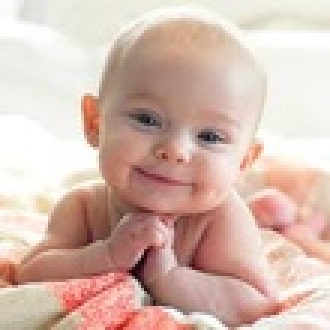
#> input picture data/test1.jpg, 110 x 110 px, shrunk from 225 x 225 before the run (shown 3 times larger)
$ python Face-Detection.py
#> lines starting #> are read from the running program, lines starting #| are printed output that depends on the picture; after the words box and inside, x2 and y2 are one past the last pixel; in counts of white or black regions, pixels touching at a corner belong together
# coding: utf-8

# # Face Detection In Python Using OpenCV

# ## OpenCV

# OpenCV is an open source computer vision and machine learning software library. It is a BSD-licence product thus
# free for both business and academic purposes.The Library provides more than 2500 algorithms that include machine
# learning tools for classification and clustering, image processing and vision algorithm, basic algorithms and
# drawing functions, GUI and I/O functions for images and videos. Some applications of these algorithms include face
# detection, object recognition, extracting 3D models, image processing, camera calibration, motion analysis etc.

# OpenCV is written natively in C/C++. It has C++, C, Python and Java interfaces and supports Windows, Linux, Mac OS,
# iOS, and Android. OpenCV was designed for computational efficiency and targeted for real-time applications. Written
# in optimized C/C++, the library can take advantage of multi-core processing.

# ## Face Detection

# Face detection has gained a lot of attention due to its real-time applications. A lot of research has been done and
# still going on for improved and fast implementation of the face detection algorithm. Why is face detection
# difficult for a machine? Face detection is not as easy as it seems due to lots of variations of image appearance,
# such as pose variation (front, non-front), occlusion, image orientation, illumination changes and facial expression.

# `OpenCV` contains many pre-trained classifiers for face, eyes, smile etc. The XML files of pre-trained classifiers
# are stored in `opencv/data/`. For face detection specifically, there are two pre-trained classifiers:

# 1. Haar Cascade Classifier
# 2. LBP Cascade Classifier

# We will explore both face detectors in this tutorial.

# ### Haar Cascade Classifier

# It is a machine learning based approach where a cascade function is trained from a lot of positive (images with
# face) and negative images (images without face). The algorithm is proposed by Paul Viola and Michael Jones.
#
# The algorithm has four stages:
#
# 1. **Haar Feature Selection:** Haar features are calculated in the subsections of the input image. The difference
# between the sum of pixel intensities of adjacent rectangular regions is calculated to differentiate the subsections
# of the image. A large number of haar-like features are required for getting facial features. 2. **Creating an
# Integral Image:** Too much computation will be done when operations are performed on all pixels, so an integral
# image is used that reduce the computation to only four pixels. This makes the algorithm quite fast. 3.
# **Adaboost:** All the computed features are not relevant for the classification purpose. `Adaboost` is used to
# classify the relevant features. 4. **Cascading Classifiers:** Now we can use the relevant features to classify a
# face from a non-face but algorithm provides another improvement using the concept of `cascades of classifiers`.
# Every region of the image is not a facial region so it is not useful to apply all the features on all the regions
# of the image. Instead of using all the features at a time, group the features into different stages of the
# classifier.Apply each stage one-by-one to find a facial region. If on any stage the classifier fails, that region
# will be discarded from further iterations. Only the facial region will pass all the stages of the classifier.

# ### LBP Cascade Classifier

# LBP is a texture descriptor and face is composed of micro texture patterns. So LBP features are extracted to form a
# feature vector to classify a face from a non-face. Following are the basic steps of LBP Cascade classifier algorithm:

# 1. **LBP Labelling:** A label as a string of binary numbers is assigned to each pixel of an image. 2. **Feature
# Vector:** Image is divided into sub-regions and for each sub-region, a histogram of labels is constructed. Then,
# a feature vector is formed by concatenating the sub-regions histograms into a large histogram. 3. **AdaBoost
# Learning:** Strong classifier is constructed using gentle AdaBoost to remove redundant information from feature
# vector. 4. **Cascade of Classifier:** The cascades of classifiers are formed from the features obtained by the
# gentle AdaBoost algorithm. Sub-regions of the image is evaluated starting from simpler classifier to strong
# classifier. If on any stage classifier fails, that region will be discarded from further iterations. Only the
# facial region will pass all the stages of the classifier.

# ### Comparison between Haar and LBP Cascade Classifier

# A short comparison of `haar cascade classifier` and `LBP cascade classifier` is given below :

# <TABLE  BORDER="1">
#
#    <TR>
#       <TH>Algorithm</TH>
#       <TH>Advantages</TH>
#       <TH>Disadvantages</TH>
#    </TR>
#    <TR>
#       <TD>Haar </TD>
#       <TD>
#       <ol>
#         <li>High detection accuracy</li>
#         <li>Low false positive rate</li>
#       </ol>
#       </TD>
#       <TD>
#       <ol>
#         <li>Computationally complex and slow</li>
#         <li>Longer training time</li>
#         <li>Less accurate on black faces</li>
#         <li>Limitations in difficult lightening conditions</li>
#         <li>Less robust to occlusion</li>
#       </ol>
#       </TD>
#    </TR>
#    <TR>
#       <TD>LBP</TD>
#       <TD>
#       <ol>
#         <li>Computationally simple and fast</li>
#         <li>Shorter training time</li>
#         <li>Robust to local illumination changes</li>
#         <li>Robust to occlusion</li>
#       </ol>
#       </TD>
#       <TD>
#       <ol>
#         <li>Less accurate</li>
#         <li>High false positive rate</li>
#       </ol>
#       </TD>
#    </TR>
# </TABLE>

# Each OpenCV face detection classifier has its own pros and cons but the major differences are in accuracy and
# speed. So in a use case where more accurate detections are required, `Haar` classifier is more suitable like in
# security systems, while `LBP` classifier is faster than Haar classifier and due to its fast speed, it is more
# preferable in applications where speed is important like in mobile applications or embedded systems.

# ## Coding Face Detection Using OpenCV

# ### Dependencies

# 1. [OpenCV](http://opencv.org/releases.html) should be installed. 2. [Python v3](https://www.python.org/downloads/)
# should be installed. 3. (Optional) [Matplotlib](https://matplotlib.org/) should be installed if you want to see
# organized results like I have shown in this tutorial. But it is completely optional.
#
# **Note:** If you don't want to install `matplotlib` then replace its code with OpenCV code.
#
# For example, instead of
#
# ```
# plt.imshow(gray_img, cmap='gray')
# ```
#
# you can use
#
# ```
# cv2.imshow('Test Image', gray_img)
# cv2.waitKey(0)
# cv2.destroyAllWindows()
# ```

# * **`cv2.waitKey()`** is a keyboard binding function. Its argument is the time in milliseconds. The function waits
# for specified milliseconds for any keyboard event. If you press any key in that time, the program continues. If 0
# is passed, it waits indefinitely for a key stroke. It can also be set to detect specific key strokes like,
# if key a is pressed etc. * **`cv2.destroyAllWindows()`** simply destroys all the windows we created.

# ### Importing Required Libraries

# Following libraries must be import first to run the codes

# In[1]:

# import required libraries
import numpy as np
import cv2
import matplotlib.pyplot as plt
import time


# When you load an image using OpenCV it loads that image into BGR color space by default. To show the colored image
# using `matplotlib` we have to convert it to RGB space. Following is a helper function to do exactly that.

# In[2]:

def convertToRGB(img):
    return cv2.cvtColor(img, cv2.COLOR_BGR2RGB)


# ### Code - Haar Cascade Classifier

# XML training files for Haar cascade are stored in `opencv/data/haarcascades/` folder.
#
# First we need to load the required XML classifier. Then load our input image in grayscale mode. Many operations in
# OpenCV **are done in grayscale**.

# In[3]:

# load cascade classifier training file for haarcascade
haar_face_cascade = cv2.CascadeClassifier('data/haarcascade_frontalface_alt.xml')

# load test iamge
test1 = cv2.imread('data/test1.jpg')
#> test1 is the input picture: shape (110, 110, 3); mean B, G, R 175.8, 186.9, 214.6

# convert the test image to gray image as opencv face detector expects gray images
gray_img = cv2.cvtColor(test1, cv2.COLOR_BGR2GRAY)
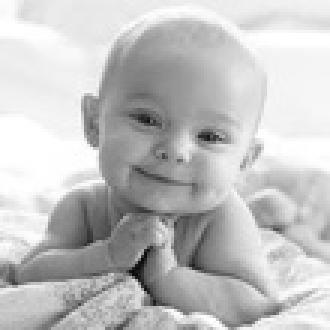
#> gray_img: shape (110, 110) (shown 3 times larger); min 8, max 255, mean 193.9

# display the gray image using OpenCV
# cv2.imshow('Test Image', gray_img)
# cv2.waitKey(0)
# cv2.destroyAllWindows()

# or if you have matplotlib installed then
plt.imshow(gray_img, cmap='gray')

# Now we find the faces in the image with **`detectMultiScale`**. If faces are found, this function returns the
# positions of detected faces as Rect(x,y,w,h).

# In[4]:

# let's detect multiscale (some images may be closer to camera than others) images
faces = haar_face_cascade.detectMultiScale(gray_img, scaleFactor=1.1, minNeighbors=5)
#> faces = [[33, 22, 52, 52]]

# print the number of faces found
print('Faces found: ', len(faces))
#| Faces found:  1

# Next, let's loop over the list of faces (rectangles) it returned and draw those rectangles using built in OpenCV
# **`rectangle`** function on our original colored image to see if it detected the right faces.

# In[5]:

# go over list of faces and draw them as rectangles on original colored img
for (x, y, w, h) in faces:
    cv2.rectangle(test1, (x, y), (x + w, y + h), (0, 255, 0), 2)
#> this loop made 1 pass
#> test1: shape (110, 110, 3); 5.12% of pixels changed, all inside (x1, y1, x2, y2) = (32, 21, 87, 76)

# Display the original image to see rectangles drawn and verify that detected faces are really faces and not false
# positives.

# In[6]:

# convert image to RGB and show image
plt.imshow(convertToRGB(test1))


# ### Grouping Code into a Function

# It would be easy and reusable if we grouped this code into a function so let's make a function out of this code.

# In[7]:

def detect_faces(f_cascade, colored_img, scaleFactor=1.1):
    img_copy = np.copy(colored_img)
    # convert the test image to gray image as opencv face detector expects gray images
    gray = cv2.cvtColor(img_copy, cv2.COLOR_BGR2GRAY)

    # let's detect multiscale (some images may be closer to camera than others) images
    faces = f_cascade.detectMultiScale(gray, scaleFactor=scaleFactor, minNeighbors=5);

    # go over list of faces and draw them as rectangles on original colored img
    for (x, y, w, h) in faces:
        cv2.rectangle(img_copy, (x, y), (x + w, y + h), (0, 255, 0), 2)

    return img_copy


# Now let's try this function on another test image.

# In[8]:

# load another image
test2 = cv2.imread('data/test3.jpg')
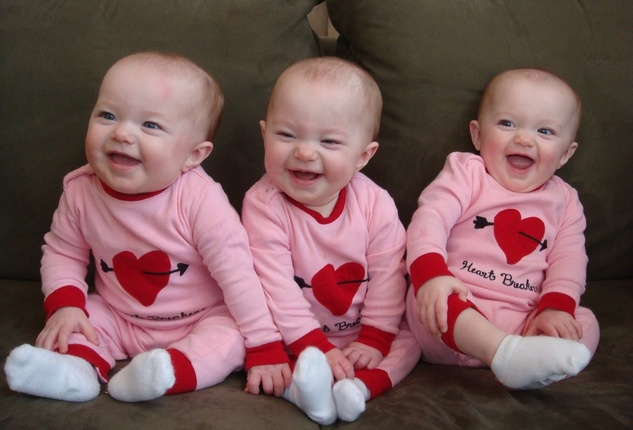
#> input picture data/test3.jpg, 633 x 430 px, shrunk from 1296 x 880 before the run
#> test2 is the input picture: shape (430, 633, 3); mean B, G, R 89.9, 89.5, 123.1

# call our function to detect faces
faces_detected_img = detect_faces(haar_face_cascade, test2)
#> in detect_faces, `faces = f_cascade.detectMultiScale(gray, scaleFactor=scaleFactor, minN..`: faces = [[71, 74, 115, 115], [474, 85, 105, 105], [253, 90, 114, 114]]
#> the loop in detect_faces, `for (x, y, w, h) in faces:` made 3 passes
#> after the loop in detect_faces, `for (x, y, w, h) in faces:`: img_copy: shape (430, 633, 3); 1.47% of pixels changed, all inside (x1, y1, x2, y2) = (70, 73, 581, 206)

# convert image to RGB and show image
plt.imshow(convertToRGB(faces_detected_img))

# ### `detectMultiScale` Parameter Details

# This function detects the faces in a given test image and following are details of its options.
#
# * **`detectMultiScale`:** A general function that detects objects. Since we are calling it on the face cascade,
# that’s what it detects. The first option is the grayscale image.
#
# * **`scaleFactor`:** Since some faces may be closer to the camera, they would appear bigger than those faces in the
# back. The scale factor compensates for this.
#
# * **`minNeighbors`:** The detection algorithm uses a moving window to detect objects. This parameter defines how
# many objects are detected near the current one before it declares the face found.
#
# There are other parameters as well and you can review the full details of this function [here](
# http://docs.opencv.org/2.4.13.2/modules/objdetect/doc/cascade_classification.html#cv2.CascadeClassifier
# .detectMultiScale). These parameters need to be tuned according to your data.
#
# For example let's try our `Haar` face detector on another test image.

# In[9]:

# load another image
test2 = cv2.imread('data/test4.jpg')
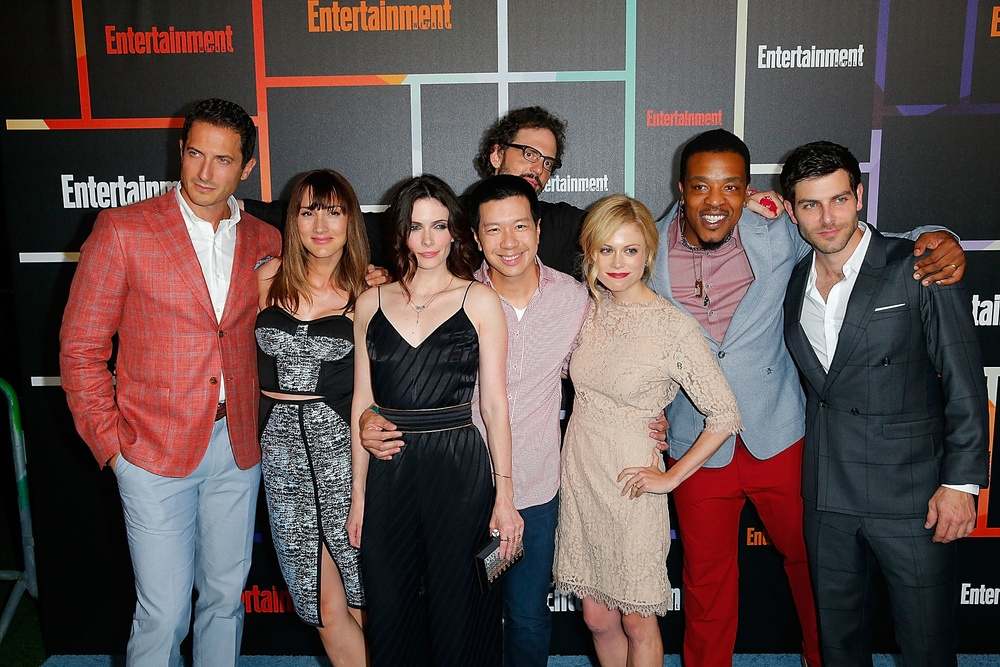
#> input picture data/test4.jpg, 1000 x 667 px, shrunk from 2048 x 1365 before the run
#> test2 is the input picture: shape (667, 1000, 3); mean B, G, R 77, 78.7, 95.4

# call our function to detect faces
faces_detected_img = detect_faces(haar_face_cascade, test2)
#> call 2 of detect_faces, with scaleFactor = 1.1
#> in detect_faces (call 2), `faces = f_cascade.detectMultiScale(gray, scaleFactor=scaleFactor, minN..`: faces = [[399, 205, 59, 59], [586, 226, 65, 65], [474, 203, 66, 66], [174, 131, 69, 69], [678, 159, 73, 73], [790, 177, 72, 72], [289, 188, 67, 67]]
#> the loop in detect_faces (call 2), `for (x, y, w, h) in faces:` made 7 passes
#> after the loop in detect_faces (call 2), `for (x, y, w, h) in faces:`:
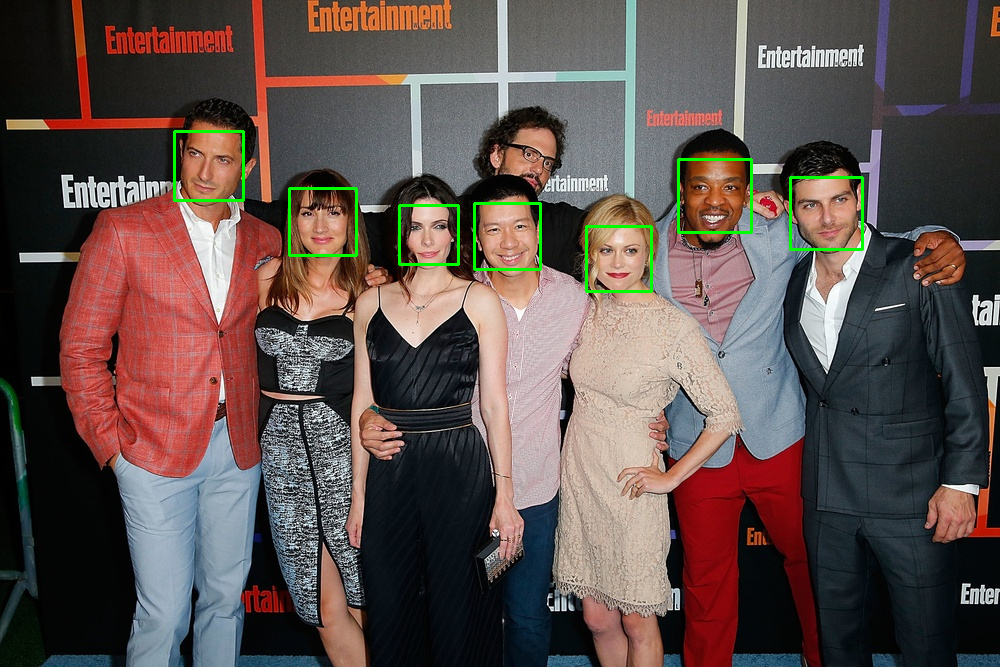
#> img_copy: shape (667, 1000, 3); 0.84% of pixels changed, all inside (x1, y1, x2, y2) = (173, 130, 864, 293)

# convert image to RGB and show image
plt.imshow(convertToRGB(faces_detected_img))

# Well, we got two false positives. What went wrong there? Remember, some faces may be closer to the camera and they
# would appear bigger than those faces in the back. The scale factor compensates for this so can tweak that
# parameter. For example, `scaleFactor=1.2` improved the results.

# In[10]:
# This code detects faces using OpenCV.
# load another image
test2 = cv2.imread('data/test4.jpg')

# call our function to detect faces
faces_detected_img = detect_faces(haar_face_cascade, test2, scaleFactor=1.2)
#> after the loop in detect_faces (call 3), `for (x, y, w, h) in faces:`: img_copy: shape (667, 1000, 3); 0.83% of pixels changed, all inside (x1, y1, x2, y2) = (172, 129, 865, 289)

# convert image to RGB and show image
plt.imshow(convertToRGB(faces_detected_img))

# So you have to tune these parameters according to information you have about your data.

# ### Code - LBP Cascade Classifier

# XML files for LBP cascade are stored in `opencv/data/lbpcascades/` folder.

# From coding perspective you don't have to change anything except, instead of loading the `Haar` classifier training
# file you have to load the `LBP` training file and rest of the code is same.

# In[11]:

# load cascade classifier training file for lbpcascade
lbp_face_cascade = cv2.CascadeClassifier('data/lbpcascade_frontalface.xml')
# load test image
test2 = cv2.imread('data/test2.jpg')
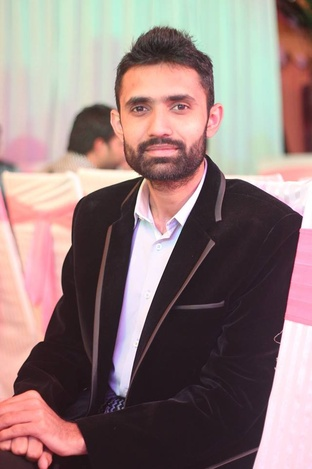
#> input picture data/test2.jpg, 312 x 469 px, shrunk from 640 x 960 before the run
#> test2 is the input picture: shape (469, 312, 3); mean B, G, R 123.3, 124.7, 146.3
# call our function to detect faces
faces_detected_img = detect_faces(lbp_face_cascade, test2)
#> call 4 of detect_faces, with scaleFactor = 1.1
#> in detect_faces (call 4), `faces = f_cascade.detectMultiScale(gray, scaleFactor=scaleFactor, minN..`: faces = [[104, 64, 111, 111]]
#> the loop in detect_faces (call 4), `for (x, y, w, h) in faces:` made 1 pass
#> after the loop in detect_faces (call 4), `for (x, y, w, h) in faces:`:
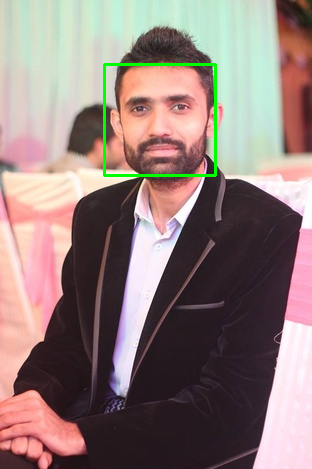
#> img_copy: shape (469, 312, 3); 0.91% of pixels changed, all inside (x1, y1, x2, y2) = (103, 63, 217, 177)

# convert image to RGB and show image
plt.imshow(convertToRGB(faces_detected_img))

# Let's try it on another test image.

# In[12]:

# load test image
test2 = cv2.imread('data/test3.jpg')
# call our function to detect faces
faces_detected_img = detect_faces(lbp_face_cascade, test2)
#> in detect_faces (call 5), `faces = f_cascade.detectMultiScale(gray, scaleFactor=scaleFactor, minN..`: faces = [[477, 86, 102, 102], [253, 91, 112, 112]]
#> the loop in detect_faces (call 5), `for (x, y, w, h) in faces:` made 2 passes
#> after the loop in detect_faces (call 5), `for (x, y, w, h) in faces:`:
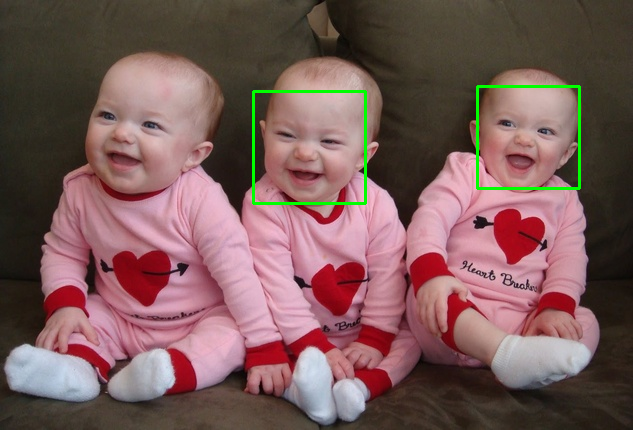
#> img_copy: shape (430, 633, 3); 0.94% of pixels changed, all inside (x1, y1, x2, y2) = (252, 85, 581, 205)

# convert image to RGB and show image
plt.imshow(convertToRGB(faces_detected_img))

# ## Haar and LBP Results Analysis
#> (the run stopped early here; a loop or call above may not have finished)
